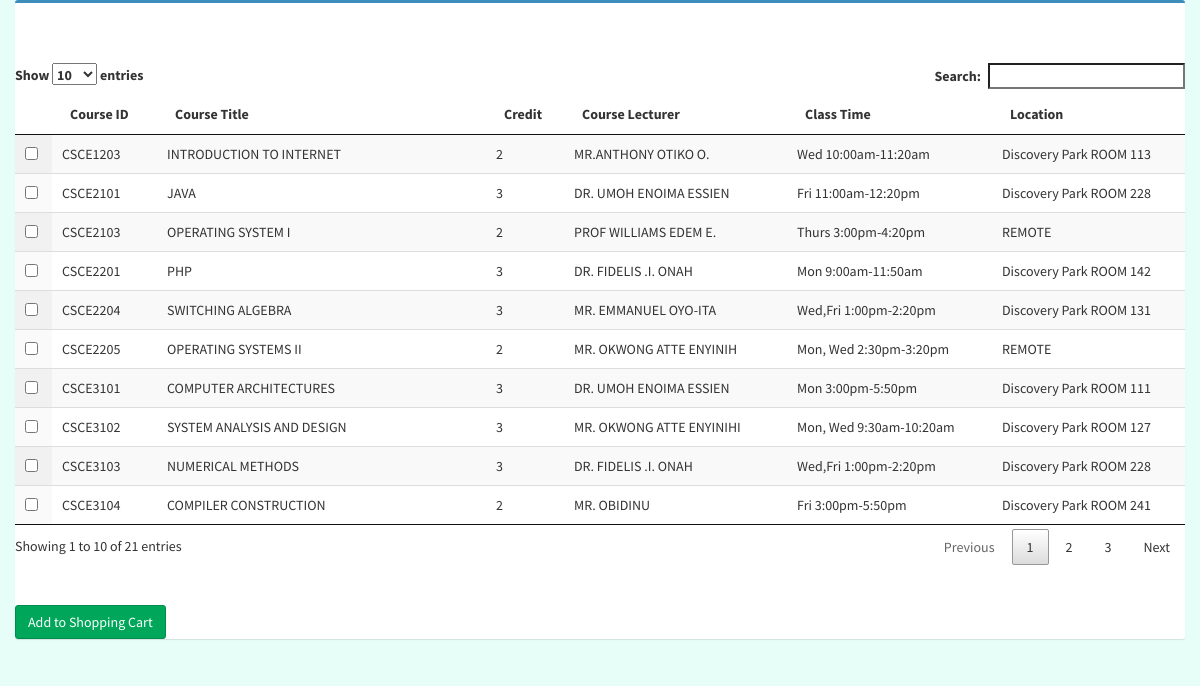
The app's page /student/dept/student-registerCourse-csce.php (signed in) with its own data.
### tables this page shows
CREATE TABLE `courses` (
  `course_id` varchar(11) NOT NULL,
  `title` varchar(255) NOT NULL,
  `unit` varchar(11) NOT NULL,
  `class_level` int(3) NOT NULL,
  `department` varchar(255) NOT NULL,
  `course_lecturer` varchar(255) NOT NULL,
  `semester` varchar(45) NOT NULL,
  `time` varchar(255) NOT NULL,
  `location` varchar(255) NOT NULL
);

### student/dept/student-registerCourse-csce.php (the view, shortened to what this page needs)
<?php
include '../../config.php';
$id = $_SESSION["euid"];
  $csql = "SELECT c.course_id as id, c.title as coursename, c.unit as unit, c.course_lecturer as lecturer, c.location as location, c.semester as semester, c.time as classTime FROM courses c, department d WHERE c.course_id NOT IN ( SELECT course_id FROM cart WHERE sid='$id' ) AND c.course_id NOT IN ( SELECT course_id FROM course_registered WHERE sid='$id') AND d.dept_name = 'COMPUTER SCIENCE' AND c.department = d.dept_id AND c.semester = 'FALL'";
  $cresult = mysqli_query($db, $csql);
?>
<!DOCTYPE html>
<html lang="en">
<head>
    <link rel="stylesheet" href="../../css/bootstrap.min.css">
    <link rel="stylesheet" href="../../css/studentHome.css">
    <link rel="stylesheet" href="../../css/adminLTE.css">
    <link rel="stylesheet" href="../../css/jquery.dataTables.min.css">
    <link rel="stylesheet" href="../../css/select.dataTables.min.css">
    <link type="text/css" href="../../css/dataTables.checkboxes.css" rel="stylesheet" />
</head>
  <body id="#home">
    <?php
      if(mysqli_num_rows($cresult) > 0)
      {
    ?>
        <div class="container-fluid">
          <div class="box box-primary">
          <br>
          <br>
          <br>
          <table id='theTable' class="display" style='width:100%;'>
          <thead>
			      <tr>
              <th></th>
				      <th class='col-6'>Course ID</th>
				      <th class='col-6'>Course Title</th>
				      <th class='col-6'>Credit</th>
              <th class='col-6'>Course Lecturer</th>
              <th class='col-6'>Class Time</th>
              <th class='col-6'>Location</th>
            </tr>
          </thead>
            <?php
              while($crow = mysqli_fetch_array($cresult))
              {
            ?>
                <tr id="<?php echo $crow["id"]; ?>]">
                    <td><input type="checkbox" name="course_id[]" class="addcourse" value="<?php echo $crow["id"];?>"/></td>
                    <td><?php echo $crow["id"];?></td>
                    <td><?php echo $crow["coursename"];?></td>
                    <td><?php echo $crow["unit"];?></td>
                    <td><?php echo $crow["lecturer"];?></td>
                    <td><?php echo $crow["classTime"];?></td>
                    <td><?php echo $crow["location"];?></td>
                </tr>
            <?php
              }
            ?>
          </table>
          <br>
		      <br>
		      <button type="button" class="btn btn-success" name="btn_add" id="btn_add">Add to Shopping Cart</button>
      </div>
    </div>
    <?php
      }
    ?>
  </body>
</html>

### css/studentHome.css (style rules this page uses)
body { font-family: 'Nunito', sans-serif; background-color: rgb(230, 253, 248); }

### records on screen
courses: course_id "CSCE1203", title "INTRODUCTION TO INTERNET", unit "2", course_lecturer "MR.ANTHONY OTIKO O.", time "Wed 10:00am-11:20am", location "Discovery Park ROOM 113"
courses: course_id "CSCE2101", title "JAVA", unit "3", course_lecturer "DR. UMOH ENOIMA ESSIEN", time "Fri 11:00am-12:20pm", location "Discovery Park ROOM 228"
courses: course_id "CSCE2103", title "OPERATING SYSTEM I", unit "2", course_lecturer "PROF WILLIAMS EDEM E.", time "Thurs 3:00pm-4:20pm", location "REMOTE"
courses: course_id "CSCE2201", title "PHP", unit "3", course_lecturer "DR. FIDELIS .I. ONAH", time "Mon 9:00am-11:50am", location "Discovery Park ROOM 142"
courses: course_id "CSCE2204", title "SWITCHING ALGEBRA", unit "3", course_lecturer "MR. EMMANUEL OYO-ITA", time "Wed,Fri 1:00pm-2:20pm", location "Discovery Park ROOM 131"
courses: course_id "CSCE2205", title "OPERATING SYSTEMS II", unit "2", course_lecturer "MR. OKWONG ATTE ENYINIH", time "Mon, Wed 2:30pm-3:20pm", location "REMOTE"
courses: course_id "CSCE3101", title "COMPUTER ARCHITECTURES", unit "3", course_lecturer "DR. UMOH ENOIMA ESSIEN", time "Mon 3:00pm-5:50pm", location "Discovery Park ROOM 111"
courses: course_id "CSCE3102", title "SYSTEM ANALYSIS AND DESIGN", unit "3", course_lecturer "MR. OKWONG ATTE ENYINIHI", time "Mon, Wed 9:30am-10:20am", location "Discovery Park ROOM 127"
courses: course_id "CSCE3103", title "NUMERICAL METHODS", unit "3", course_lecturer "DR. FIDELIS .I. ONAH", time "Wed,Fri 1:00pm-2:20pm", location "Discovery Park ROOM 228"
courses: course_id "CSCE3104", title "COMPILER CONSTRUCTION", unit "2", course_lecturer "MR. OBIDINU", time "Fri 3:00pm-5:50pm", location "Discovery Park ROOM 241"
